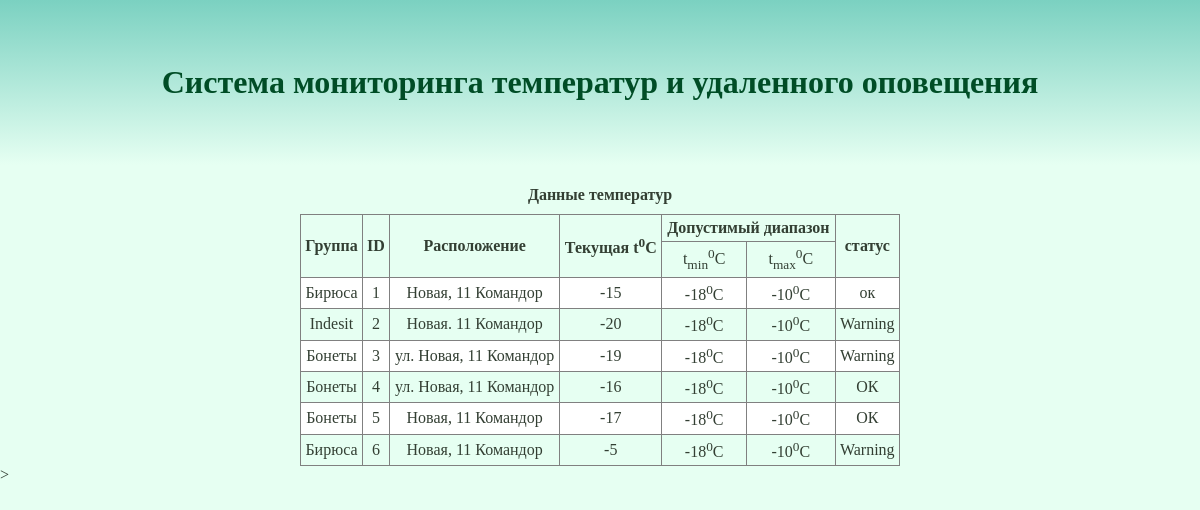
The page /fridges/ on the database its author committed.
### fridges/models.py (models this page shows)
class fridges (models.Model):
    fridgeGroup = models.CharField(max_length = 150)
    fridgeLocation = models.TextField()
    fridgesID = models.IntegerField()
    fridgeTemp = models.IntegerField()
    fridgeStatus = models.CharField(max_length = 150)

### fridges/views.py (the view)
def table(request):
    posts = fridges.objects.all()
    t = loader.get_template("table.html")
    c = Context({'posts': posts})
    return HttpResponse(t.render(c))

### fridges/templates/table.html (shortened to what this page needs)
{% extends "index.html" %}
{% load staticfiles %}
{% block content %}
    <table border="1" cellpadding = "4"  width = "50%" align="center">
	<caption> <b>Данные температур</b> </caption>
	<thead>
		<tr>
			<th rowspan="2">Группа</th>
			<th rowspan="2">ID</th>
			<th rowspan="2">Расположение</th>
			<th rowspan="2">Текущая t<sup>0</sup>C</th>
			<th colspan="2">Допустимый диапазон</th>
			<th rowspan="2">статус</th>
		</tr>
		<tr>
			<td>t<sub>min</sub><sup>0</sup>C</td>
			<td>t<sub>max</sub><sup>0</sup>C</td>
		</tr>
		</thead>
		<tbody>
{% for post in posts %}
		<tr>
			<td>{{post.fridgeGroup}}</td>
			<td>{{post.fridgesID}}</td>
			<td>{{post.fridgeLocation}}</td>
			<td>{{post.fridgeTemp}}</td>
			<td>-18<sup>0</sup>C</td>
			<td>-10<sup>0</sup>C</td>
			<td id = "status">{{post.fridgeStatus}}</td>
		</tr>
{% endfor %}
	</tbody>
</table>
{% endblock %}

### fridges/templates/index.html (shortened to what this page needs)
<DOCTYPE html>
{% load staticfiles %}
    <head>
       <link rel = "stylesheet" type = "text/css" href = "{% static 'css/main_style.css'%}"/>
       <link rel = "stylesheet" type = "text/css" href = "{% static 'css/table_style.css'%}"/>
    </head>
    <body>
    	<h1>Система мониторинга температур и удаленного оповещения</h1>
        {% block content%}
        {% endblock%}
    </body>
    >
</html>

### fridges/static/css/main_style.css (style rules this page uses)
body { color: #333f33; background: #e6fff2; margin:0; }
h1 { color:#004d26; margin-top: 0; padding: 2em 1em; background: #7bd1c1; background: linear-gradient( to bottom, #7bd1c1 , #e6fff2); text-align: center }
table { text-align: center; border-collapse: collapse }

### fridges/static/css/table_style.css (style rules this page uses)
caption { padding-bottom: 10px; }
table tbody tr:nth-child(odd) { background-color: #ffffff; }

### rows shown on the page
fridges: fridgeGroup "Бирюса", fridgesID "1", fridgeLocation "Новая, 11 Командор", fridgeTemp "-15", fridgeStatus "ок"
fridges: fridgeGroup "Indesit", fridgesID "2", fridgeLocation "Новая. 11 Командор", fridgeTemp "-20", fridgeStatus "Warning"
fridges: fridgeGroup "Бонеты", fridgesID "3", fridgeLocation "ул. Новая, 11 Командор", fridgeTemp "-19", fridgeStatus "Warning"
fridges: fridgeGroup "Бонеты", fridgesID "4", fridgeLocation "ул. Новая, 11 Командор", fridgeTemp "-16", fridgeStatus "ОК"
fridges: fridgeGroup "Бонеты", fridgesID "5", fridgeLocation "Новая, 11 Командор", fridgeTemp "-17", fridgeStatus "ОК"
fridges: fridgeGroup "Бирюса", fridgesID "6", fridgeLocation "Новая, 11 Командор", fridgeTemp "-5", fridgeStatus "Warning"
